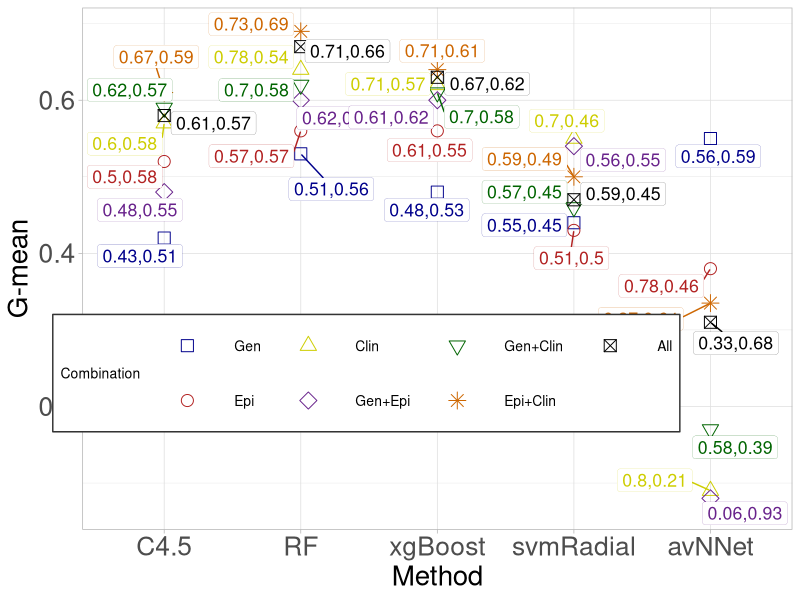

Write the R code that produced this figure.






data = data.frame("Method" = c(rep("C4.5", 7), rep("RF", 7), rep("xgBoost", 7),
                               rep("svmRadial", 7), rep("avNNet", 7)),
                  "G_Mean" =     c(0.42, 0.52, 0.57, 0.48, 0.59, 0.61, 0.58, 
                                   0.53, 0.56, 0.64, 0.60, 0.62, 0.69, 0.67, 
                                   0.48, 0.56, 0.62, 0.60, 0.61, 0.64, 0.63, 
                                   0.44, 0.43, 0.55, 0.54, 0.46, 0.50, 0.47, 
                                   0.55, 0.38, 0.09, 0.08, 0.17, 0.335, 0.31
                                   ), 
                  "Combination" = c(rep(paste(c("Gen", "Epi", "Clin", 
                                                "Gen+Epi", "Gen+Clin", 
                                                "Epi+Clin", "All"), sep="_"), 5)), 
                  "Sensivity" =  c(0.43, 0.50, 0.60, 0.48, 0.62, 0.67, 0.61, 
                                   0.51, 0.57, 0.78, 0.62, 0.70, 0.73, 0.71, 
                                   0.48, 0.61, 0.71, 0.61, 0.70, 0.71, 0.67, 
                                   0.55, 0.51, 0.70, 0.56, 0.57, 0.59, 0.59, 
                                   0.56, 0.78, 0.80, 0.06, 0.58, 0.37, 0.33
                                   ),
                  "Specificity"= c(0.51, 0.58, 0.58, 0.55, 0.57, 0.59, 0.57, 
                                   0.56, 0.57, 0.54, 0.60, 0.58, 0.69, 0.66, 
                                   0.53, 0.55, 0.57, 0.62, 0.58, 0.61, 0.62, 
                                   0.45, 0.50, 0.46, 0.55, 0.45, 0.49, 0.45, 
                                   0.59, 0.46, 0.21, 0.93, 0.39, 0.64, 0.68
                                   ))

data$Method = as.factor(data$Method)
data$Method = ordered(data$Method, levels = c("C4.5", "RF", "xgBoost",  "svmRadial", "avNNet"))

# http://www.sthda.com/english/wiki/ggplot2-point-shapes
library(tidyverse)
library(ggrepel)
library(RColorBrewer)
data = data %>% mutate(Label = paste(Sensivity, Specificity, sep = ","), 
                       Legend = paste(Method, Combination))
data$Legend = as.factor(data$Legend)
data$Legend = ordered(data$Legend, levels = c(data$Legend))
# https://stackoverflow.com/questions/12410908/combine-legends-for-color-and-shape-into-a-single-legend
# https://stackoverflow.com/questions/18337653/remove-a-from-legend-when-using-aesthetics-and-geom-text
# show.guide = FALSE (geom_point)
# ggplot(data, aes(Method, G_Mean, color = Legend, shape = Legend)) +
#   geom_point(size = 3) + geom_label_repel( aes(label=Label), hjust = 0.05, nudge_x = 0.3,
#                                    nudge_y = 0.05,
#                                    label.size = 0.05, show.legend = FALSE, force = 1.5, size=4) + 
#   scale_colour_manual(name = "Method & Combination", #labels = Legend, 
#                       values = c(rep("#1B9E77", 7), 
#                                  rep("#D95F02", 7), 
#                                  rep("#7570B3", 7), 
#                                  rep("#E7298A", 7),
#                                  rep("#66A61E", 7)
#                         )) + 
#   scale_shape_manual(name = "Method & Combination", #labels = Legend,
#     values=rep(c(0, 1, 2, 5, 6, 8, 7), 5) ) + 
#   theme_light() 
  

# brewer.pal(n = 5, "Dark2")
# [1] "#1B9E77" "#D95F02" "#7570B3" "#E7298A" "#66A61E" "#E6AB02" "#A6761D"

library(tidyverse)
library(ggrepel)
# library(khroma)
data = data %>% mutate(Label = paste(Sensivity, Specificity, sep = ","), 
                       Legend = paste(Method, Combination))
data$Legend = as.factor(data$Legend)
data$Legend = ordered(data$Legend, levels = c(data$Legend))
data$Combination = as.factor(data$Combination)
data$Combination = ordered(data$Combination, levels = c("Gen", "Epi", "Clin", 
                                                        "Gen+Epi",
                                                        "Gen+Clin", 
                                                        "Epi+Clin", 
                                                        "All"))
# https://cran.r-project.org/web/packages/khroma/vignettes/tol.html
# highcontrast <- colour("high contrast")
# plot_scheme(highcontrast(3), colours = TRUE, names = TRUE, size = 0.9)
# plot_scheme(rainbow(7), colours = TRUE, names = TRUE, size = 0.9)
# color = rainbow(7)[-c(4)]
# color = c("black", color)


ggplot(data, aes(Method, G_Mean, color = Combination, shape = Combination)) +
  geom_point(size = 3.75) + geom_label_repel( aes(label=Label),  
                                              nudge_x = -0.01,
                                              nudge_y = -0.01,
                                              label.size = 0.05, show.legend = FALSE, 
                                              force = 1.5, size=4.5) + 
  labs(y = "G-mean") + 
  scale_colour_manual(name = "Combination", #labels = Legend, 
                      values = c("darkblue", "firebrick", "yellow3", 
                                 "darkorchid4", "darkgreen", "darkorange3",
                                 "black")) + 
  scale_shape_manual(name = "Combination", #labels = Legend,
                     values=c(0, 1, 2, 5, 6, 8, 7)) + 
  theme_light() + theme(legend.position = c(0.4, 0.3),
                        legend.direction = "horizontal", 
                        legend.key.height= unit(1.2, 'cm'),
                        legend.key.width= unit(2, 'cm'), 
                        legend.background = element_rect(color = "gray20"), 
                        axis.text.x = element_text(size = 19), 
                        axis.text.y = element_text(size = 19), 
                        axis.title.x = element_text(size = 20),
                        axis.title.y = element_text(size = 20), 
                        legend.title=element_text(size=10), 
                        legend.text=element_text(size=10)
                        )

# NEW PLOT 





